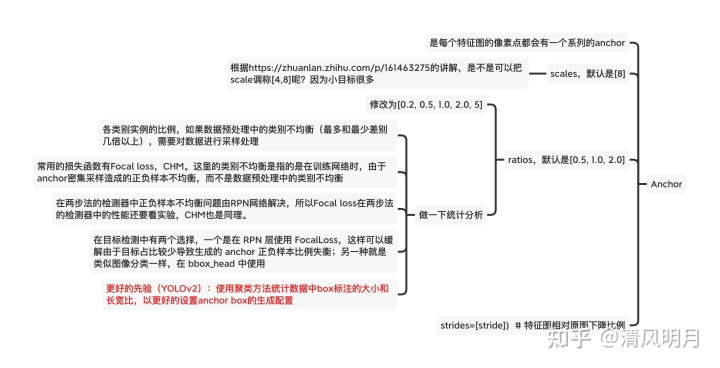
#> input picture IMG/anchor.jpg, 1440 x 736 px, given in place of 197_1_t20201119084916148_CAM1.jpg, which was not available (shown at 1/2 size)
$ python process.py
#> lines starting #> are read from the running program, lines starting #| are printed output that depends on the picture; after the words box and inside, x2 and y2 are one past the last pixel; in counts of white or black regions, pixels touching at a corner belong together; pictures that were not available may be replaced by others from this repository, and a replacement may not be noted
#> further down, image is the input picture: shape (736, 1440, 3); mean B, G, R 241.7, 241.7, 242.6
import os
import os.path as osp
import json
import cv2
import numpy as np
import argparse
import shutil
from tqdm import tqdm
import albumentations as A
import random

def parse_args():
    parser = argparse.ArgumentParser(description='Train a detector')
    # parser.add_argument('config', help='train config file path')
    args = parser.parse_args()
    return args


def angle_detection( image):
    """
    角点检测
    :param image:
    :return:
    """
    image = cv2.resize(image,(800,700))
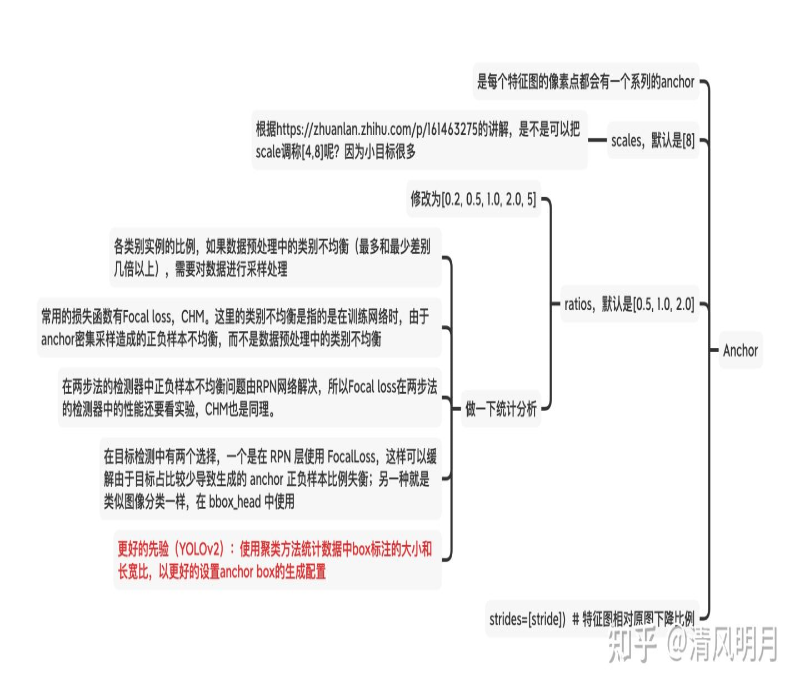
#> image: shape (700, 800, 3); mean of channels 0, 1, 2 241.7, 241.7, 242.6; drawn as B, G, R
    gray = cv2.cvtColor(image, cv2.COLOR_BGR2GRAY)
    dst = cv2.cornerHarris(gray, 3, 3, 0.01)
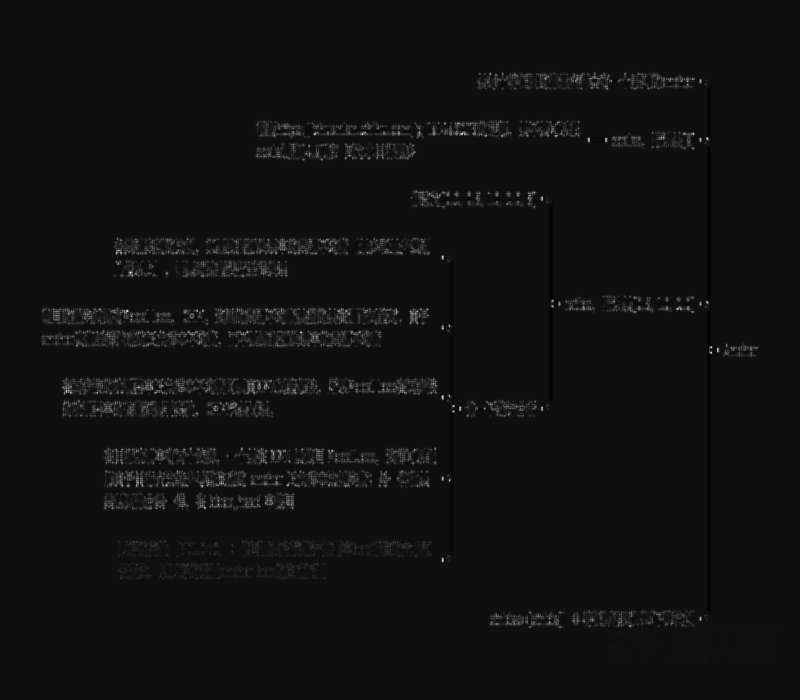
#> dst: shape (700, 800) float32; min -0.00249, max 0.0376, mean 0.000408; drawn with min black and max white
    image[dst > 0.7 * dst.max()] = [0, 0, 255]
#> image: shape (700, 800, 3); under 0.01% of pixels changed, all inside (x1, y1, x2, y2) = (66, 133, 712, 483)
    # cv2.namedWindow('img',flags=0)
    cv2.imshow('img',image)
    cv2.waitKey(0)
    cv2.destroyWindow('img')


def test_edge():
    pass

class ProcessData:
    # [376 lines left out: functions __init__, load_json, devide_image, crop_image_train, crop_image_val, crop_image_train_new and 5 more, not called in this run]
    def save_json(self,obj,file_name):
        with open(file_name,'w') as f:
            json.dump(obj,f,indent=6)

    # [306 lines left out: functions extrace_flaw, aug_data, aug_3456, aug_single, random_coor, find_angle and 4 more, not called in this run]


if __name__=="__main__":
    args = parse_args()
    image = cv2.imread('/home/dell/桌面/test_code_imgs/imgs/197_1_t20201119084916148_CAM1.jpg')
    angle_detection(image)
    # [78 lines of commented-out code are left out]

$ run again, on resources/corruptions_sev_3.png
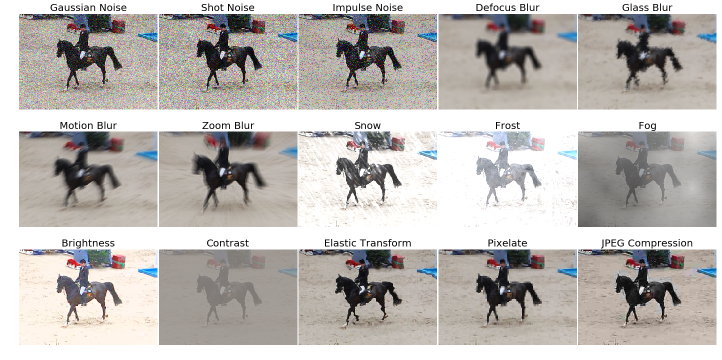
#> input picture resources/corruptions_sev_3.png, 1443 x 719 px, given in place of 197_1_t20201119084916148_CAM1.jpg, which was not available (shown at 1/2 size)
#> image is the input picture: shape (719, 1443, 3); mean B, G, R 180.4, 183.7, 187.9
#> in angle_detection, `gray = cv2.cvtColor(image, cv2.COLOR_BGR2GRAY)`:
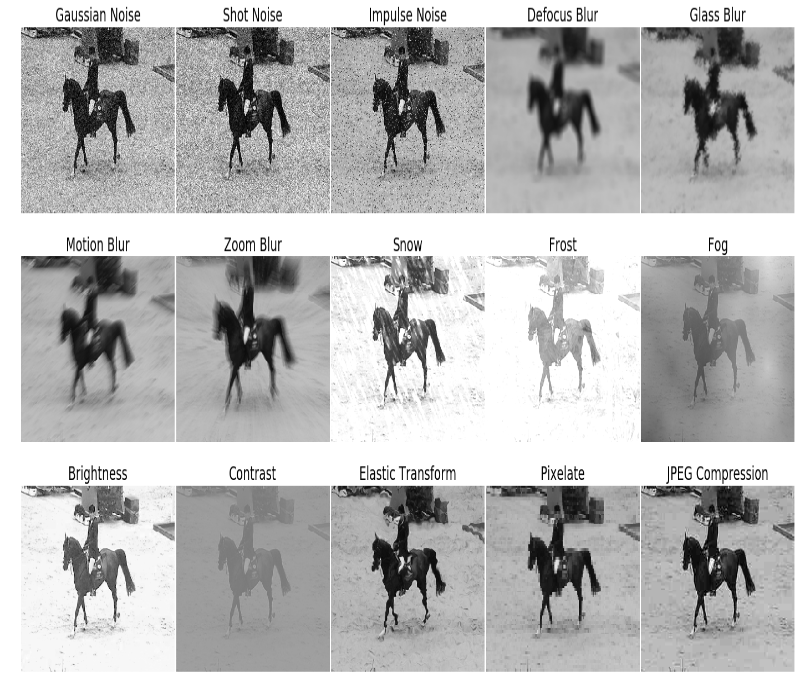
#> gray: shape (700, 800); min 0, max 255, mean 184.4
#> in angle_detection, `dst = cv2.cornerHarris(gray, 3, 3, 0.01)`:
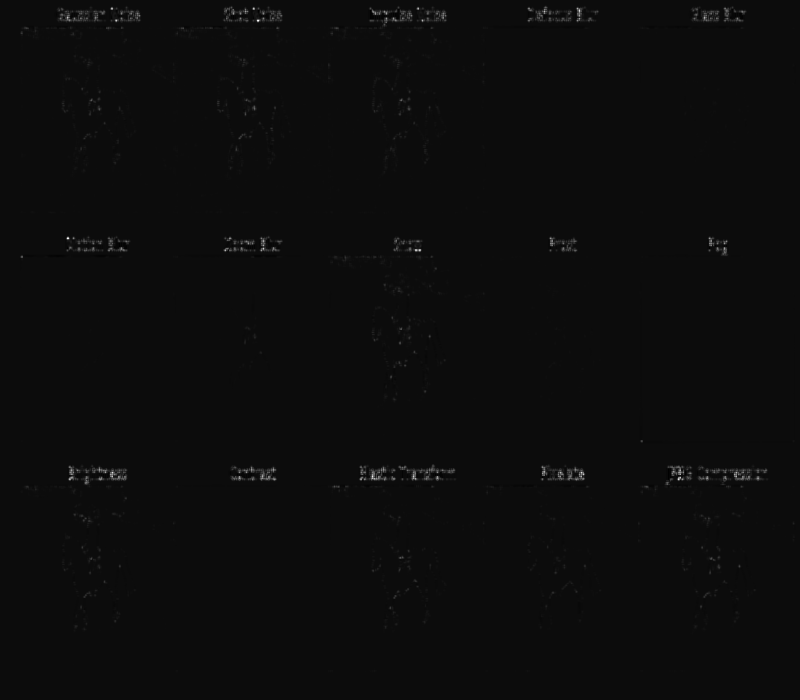
#> dst: shape (700, 800) float32; min -0.00444, max 0.0883, mean 0.000259; drawn with min black and max white
